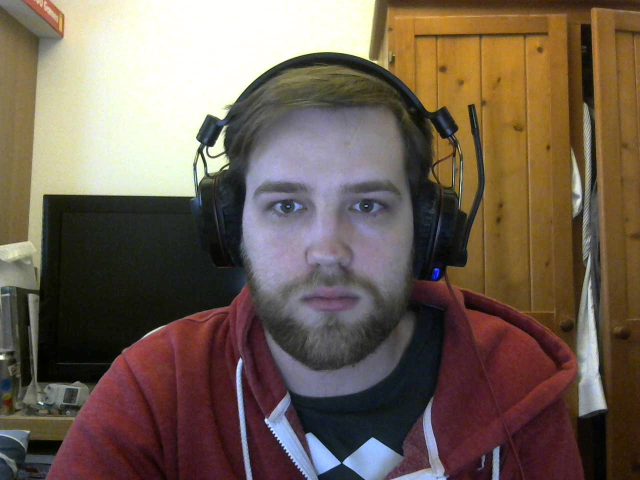
//> input picture Localsetup/Web/media/image.jpeg, 1280 x 960 px (shown at 1/2 size)
$ ./main ../Web/media/image.jpeg out.png   (built with g++ and OpenCV 4)
//> lines starting //> are read from the running program, lines starting //| are printed output that depends on the picture; after the words box and inside, x2 and y2 are one past the last pixel; in counts of white or black regions, pixels touching at a corner belong together
#include "opencv2/objdetect/objdetect.hpp"
#include "opencv2/highgui/highgui.hpp"
#include "opencv2/imgproc/imgproc.hpp"

#include <iostream>
#include <stdio.h>

using namespace std;
using namespace cv;

/** Function Headers */
void detectAndSave(Mat frame);
void handDetect(Mat frame, Mat output);
void histAndBackproj(Mat frame, Mat output);
void morphOps(Mat &thresh);
bool checkOverlap(Rect a, Rect b);

/** Global variables */
String face_cascade_name = "haarcascade_frontalface_alt.xml";
String eyes_cascade_name = "haarcascade_eye_tree_eyeglasses.xml";
CascadeClassifier face_cascade;
CascadeClassifier eyes_cascade;
string window_name = "Capture - Face detection";
RNG rng(12345);

Rect facearea;
int foundface;

int locx, locy, area, eye1x, eye1y, eye2x, eye2y;
string hand;

int bins = 15;

/** function main */
int main(int argc, const char** argv){
	Mat frame, framecopy;
	hand = "none";

	//Load the cascades
	if (!face_cascade.load(face_cascade_name)){ printf("--(!)Error loading\n"); return -1; };
	if (!eyes_cascade.load(eyes_cascade_name)){ printf("--(!)Error loading\n"); return -1; };

	// Read in image
	frame = imread(argv[1], CV_LOAD_IMAGE_COLOR);
//> frame is the input picture: 960 rows x 1280 cols, CV_8UC3; mean B, G, R 83.8, 96.4, 112
	framecopy = frame.clone();

	//Detect Face in image and save result
	detectAndSave(frame);

	//hand detection, not used as default due to likelihood of false positives.
	if (foundface){
		//only one of these should be used
		//handDetect(framecopy, frame);
		//histAndBackproj(framecopy, frame);
	}

	imwrite(argv[2], frame);

	//output locations
	cout << locx << "," << locy << "," << area << "," << eye1x << "," << eye1y << "," << eye2x << "," << eye2y << "," << hand << endl;
	//waitKey();

}

/** function detectAndSave */
void detectAndSave(Mat frame){
	vector<Rect> faces;
	Mat frame_gray;

	foundface = 0;
	cvtColor(frame, frame_gray, CV_BGR2GRAY);
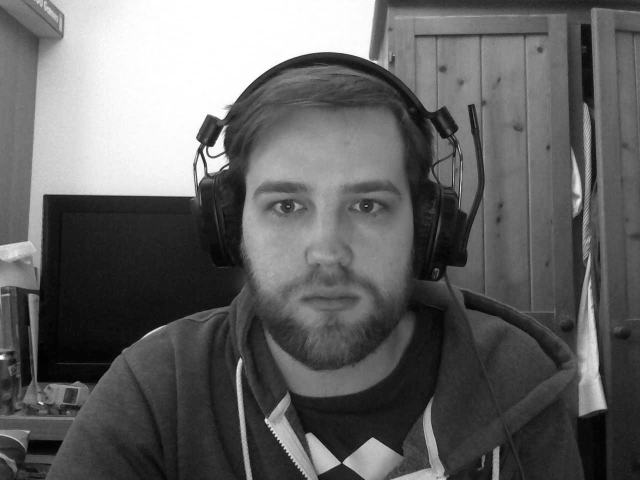
//> frame_gray: 960 rows x 1280 cols, CV_8UC1 (shown at 1/2 size); min 0, max 255, mean 99.7
	equalizeHist(frame_gray, frame_gray);
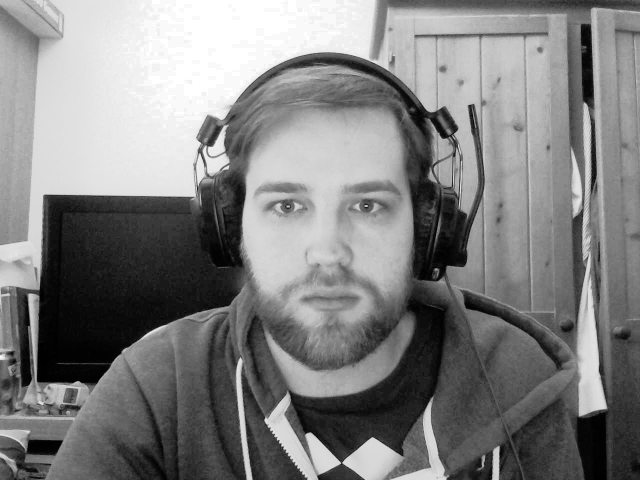
//> frame_gray: 960 rows x 1280 cols, CV_8UC1 (shown at 1/2 size); min 0, max 255, mean 128.4

	//-- Detect faces
	face_cascade.detectMultiScale(frame_gray, faces, 1.1, 2, 0 | CV_HAAR_SCALE_IMAGE, Size(30, 30));
//> faces = 1 Rect (x, y, width, height): [441, 243, 438, 438]

	Rect face;
	locx = 0;
	locy = 0;
	eye1x = 0;
	eye1y = 0;
	eye2x = 0;
	eye2y = 0;
	area = 0;

	if (faces.size() > 0){
		foundface = 1;
		face = faces[0];
//> face = Rect(441, 243, 438, 438)
		for (int i = 1; i < faces.size(); i++){
			if ((faces[i].width * faces[i].height) > (face.width * face.height)){
				face = faces[i];
			}
		}
//> this loop made 0 passes
		Point center(face.x + face.width*0.5, face.y + face.height*0.5);
//> center = Point(660, 462)
		ellipse(frame, center, Size(face.width*0.5, face.height*0.5), 0, 0, 360, Scalar(255, 0, 255), 4, 8, 0);
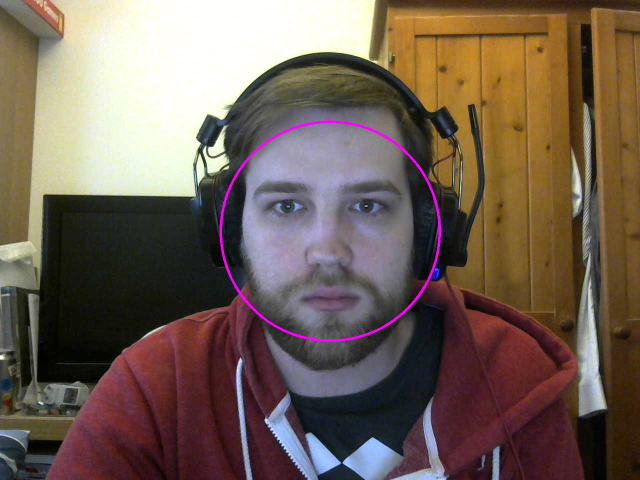
//> frame: 960 rows x 1280 cols, CV_8UC3 (shown at 1/2 size); 0.55% of pixels changed, all inside (x1, y1, x2, y2) = (439, 241, 882, 684)

		area = face.width * face.height;
//> area = 191844
		locx = center.x;
//> locx = 660
		locy = center.y;
//> locy = 462

		//Detect eyes and bound locations
		facearea = face;
//> facearea = Rect(441, 243, 438, 438)
		Mat faceROI = frame_gray(face);
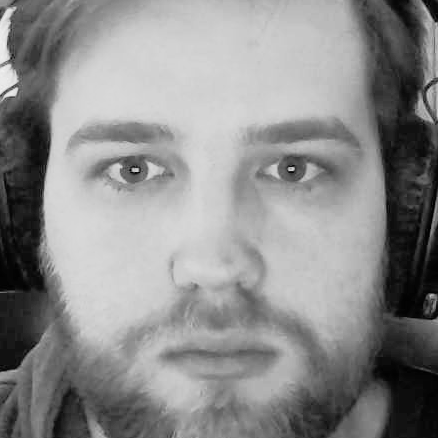
//> faceROI: 438 rows x 438 cols, CV_8UC1; min 0, max 240, mean 139.3
		vector<Rect> eyes;

		//Eye detection
		eyes_cascade.detectMultiScale(faceROI, eyes, 1.1, 2, 0 | CV_HAAR_SCALE_IMAGE, Size(30, 30));
//> eyes = 2 Rects (x, y, width, height): [254, 131, 81, 81], [90, 130, 82, 82]
		if (eyes.size() > 2){
			for (int i = 0; i < eyes.size(); i++){
				for (int j = eyes.size() - 1; j > i; j--){
					if (checkOverlap(eyes[i], eyes[j])){
						eyes.erase(eyes.begin() + j);
					}
				}
			}
		}
		if (eyes.size() == 2){
			center = Point(face.x + eyes[0].x + eyes[0].width*0.5, face.y + eyes[0].y + eyes[0].height*0.5);
//> center = Point(735, 414)
			int radius = cvRound((eyes[0].width + eyes[0].height)*0.25);
//> radius = 40
			circle(frame, center, radius, Scalar(255, 0, 0), 4, 8, 0);
			eye1x = center.x;
//> eye1x = 735
			eye1y = center.y;
//> eye1y = 414

			center = Point(face.x + eyes[1].x + eyes[1].width*0.5, face.y + eyes[1].y + eyes[1].height*0.5);
//> center = Point(572, 414)
			radius = cvRound((eyes[1].width + eyes[1].height)*0.25);
//> radius = 41
			circle(frame, center, radius, Scalar(255, 0, 0), 4, 8, 0);
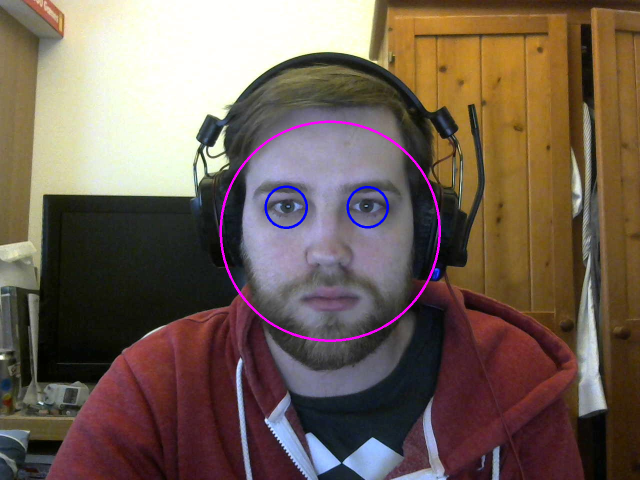
//> frame: 960 rows x 1280 cols, CV_8UC3 (shown at 1/2 size); mean B, G, R 85.2, 95.9, 112.9
			eye2x = center.x;
//> eye2x = 572
			eye2y = center.y;
//> eye2y = 414
//| 660,462,191844,735,414,572,414,none
		}
	}
}

// [161 lines left out: functions handDetect, histAndBackproj, morphOps, checkOverlap, not called in this run]

$ run again, on Localsetup/Web/media/gu21hnf80k9.jpeg
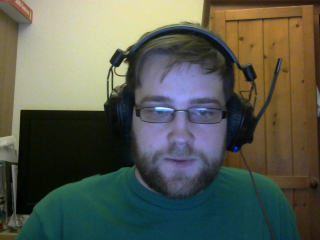
//> input picture Localsetup/Web/media/gu21hnf80k9.jpeg, 320 x 240 px
//> frame is the input picture: 240 rows x 320 cols, CV_8UC3; mean B, G, R 79.3, 92, 88
//> in detectAndSave, `equalizeHist(frame_gray, frame_gray);`:
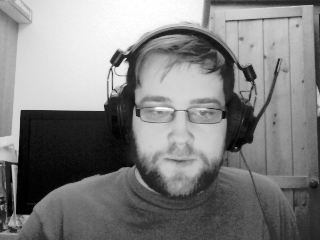
//> frame_gray: 240 rows x 320 cols, CV_8UC1; min 0, max 255, mean 128.4
//> faces = 1 Rect (x, y, width, height): [124, 70, 113, 113]
//> face = Rect(124, 70, 113, 113)
//> center = Point(180, 126)
//> frame: 240 rows x 320 cols, CV_8UC3; 2.26% of pixels changed, all inside (x1, y1, x2, y2) = (122, 68, 239, 185)
//> area = 12769
//> locx = 180
//> locy = 126
//> facearea = Rect(124, 70, 113, 113)
//> in detectAndSave, `Mat faceROI = frame_gray(face);`:
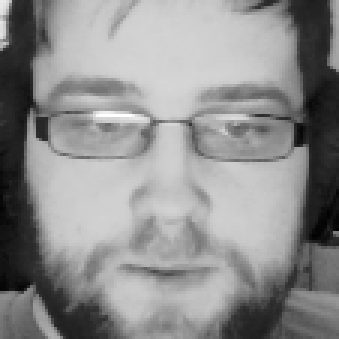
//> faceROI: 113 rows x 113 cols, CV_8UC1 (shown 3 times larger); min 2, max 255, mean 141.7
//> eyes = empty
//| 180,126,12769,0,0,0,0,none
